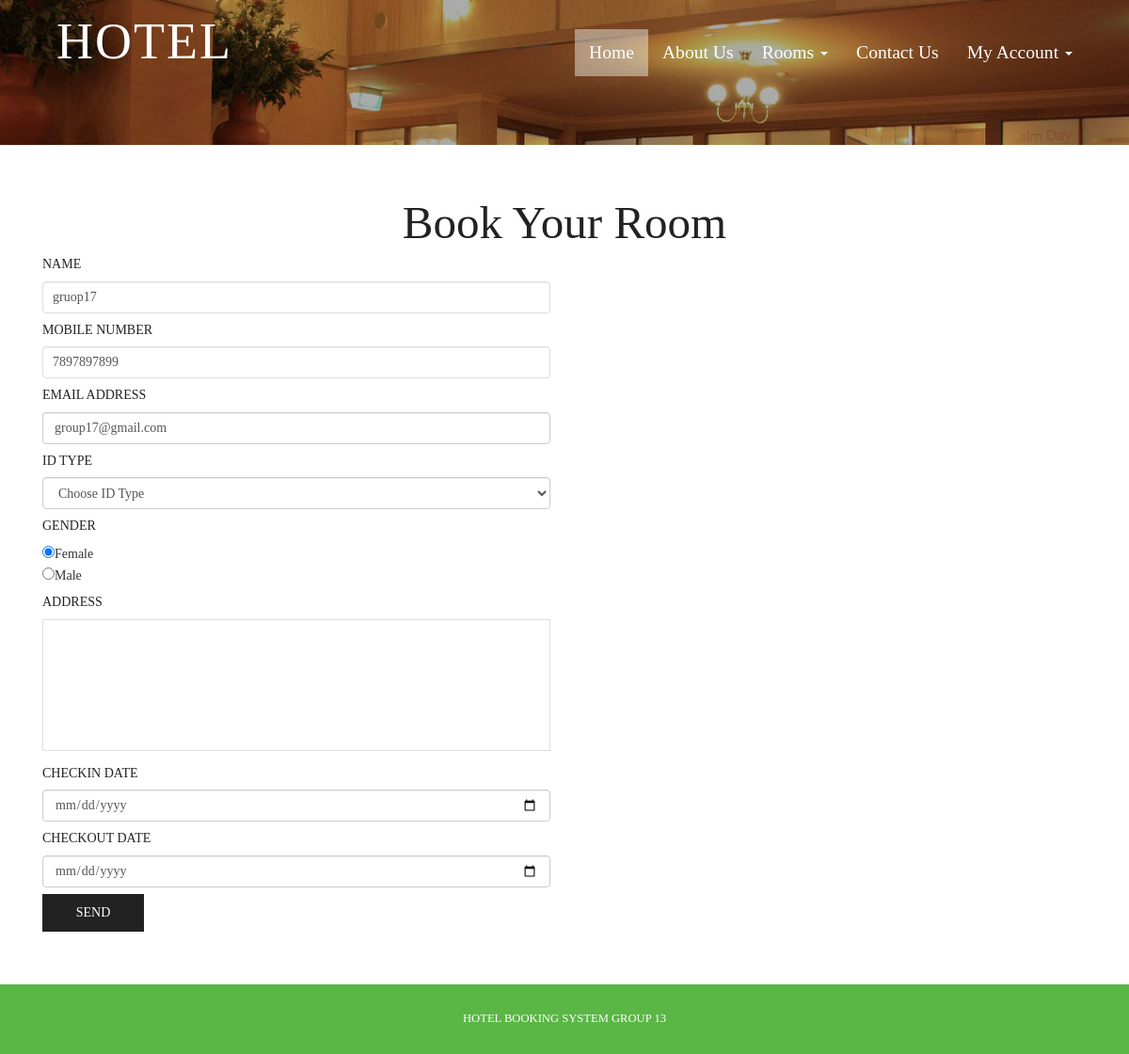
The page /book-room.php (signed in) on the database its author committed.
### tables this page shows
CREATE TABLE `tbluser` (
  `ID` int(10) NOT NULL,
  `FullName` varchar(200) DEFAULT NULL,
  `MobileNumber` bigint(10) DEFAULT NULL,
  `Email` varchar(120) DEFAULT NULL,
  `Password` varchar(120) DEFAULT NULL,
  `RegDate` timestamp NULL DEFAULT current_timestamp()
);

### book-room.php (the view, shortened to what this page needs)
<?php
include('includes/dbconnection.php');
if (strlen($_SESSION['hbmsuid']==0)) {
  header('location:logout.php');
  } else{
?>
<!DOCTYPE HTML>
<html>
<head>
<link href="css/bootstrap.css" rel="stylesheet" type="text/css" media="all">
<link href="css/style.css" rel="stylesheet" type="text/css" media="all" />
</head>
<body>
			<div class="header head-top">
				<div class="container">
			<?php include_once('includes/header.php');?>
		</div>
</div>
			<div class="content">
				<div class="contact">
				<div class="container">
					<h2>Book Your Room</h2>
				<div class="contact-grids">
						<div class="col-md-6 contact-right">
							<form method="post">
								<?php
$uid=$_SESSION['hbmsuid'];
$sql="SELECT * from  tbluser where ID=:uid";
$query = $dbh -> prepare($sql);
$query->bindParam(':uid',$uid,PDO::PARAM_STR);
$query->execute();
$results=$query->fetchAll(PDO::FETCH_OBJ);
$cnt=1;
if($query->rowCount() > 0)
{
foreach($results as $row)
{               ?>
								<h5>Name</h5>
								<input type="text"  value="<?php  echo $row->FullName;?>" name="name" class="form-control" required="true" readonly="true">
								<h5>Mobile Number</h5>
								<input type="text" name="phone" class="form-control" required="true" maxlength="10" pattern="[0-9]+" value="<?php  echo $row->MobileNumber;?>" readonly="true">
								<h5>Email Address</h5>
								<input  type="email" value="<?php  echo $row->Email;?>" class="form-control" name="email" required="true" readonly="true"><?php $cnt=$cnt+1;}} ?>
								<h5>ID Type</h5>
								<select  type="text" value="" class="form-control" name="idtype" required="true" class="form-control">
									<option value="">Choose ID Type</option>
									</select>
									<h5>Gender</h5>
								 <p style="text-align: left;"> <input type="radio"  name="gender" id="gender" value="Female" checked="true">Female</p>
                                 <p style="text-align: left;"> <input type="radio" name="gender" id="gender" value="Male">Male</p>
								<h5>Address</h5>
								 <textarea type="text" rows="10" name="address" required="true"></textarea>
								 <h5>Checkin Date</h5>
								<input  type="date" value="" class="form-control" name="checkindate" required="true">
								<h5>Checkout Date</h5>
								<input  type="date" value="" class="form-control" name="checkoutdate" required="true">
								 <input type="submit" value="send" name="submit">
						 	 </form>
						</div>
						<div class="clearfix"></div>
					</div>
				</div>
			</div>
			</div>
			<?php include_once('includes/footer.php');?>
</html><?php }  ?>

### css/style.css (style rules this page uses)
h1,h2,h3,h4,h5,h6 { padding:0 0; margin:0 0; }
p { padding:0 0; margin:0 0; }
body { padding:0 0; margin:0 0; font-family: 'OpenSans-Regular' }
.header { background:url(../images/banner1.jpg) no-repeat 0px 0px; background-size:cover; -webkit-background-size: cover; -moz-background-size: cover; -o-background-size: cover; -ms-background-size: cover; min-height:764px; padding-bottom: 4em; }
.head-top { min-height: 115px !important; }
.contact { padding: 4em 0; }
.contact h2 { font-size: 3.5em; text-transform: capitalize; font-family: 'Rancho-Regular'; color: #222; text-align:center; }
.contact-right h5 { font-size:1em; text-transform: uppercase; font-weight: 400; padding: 10px 0; color: #222; }
.contact-right input[type="text"] { width: 100%; padding: 10px 10px; font-size: 1em; outline: none; border: 1px solid #dcdee0; }
.contact-right textarea { width: 100%; padding: 10px 10px; font-size: 1em; height: 10em; resize: none; outline: none; border: 1px solid #dcdee0; }
.contact-right input[type="submit"] { width: 20%; font-size: 1em; text-transform: uppercase; background: #222; border: none; outline: none; margin-top: 0.5em; color: #fff; font-weight: 500; padding: 10px 0; }
@media (max-width:1440px) { .header { min-height: 679px; } }
@media (max-width:1366px) { .header { min-height: 652px; } }
@media (max-width:1280px) { .header { min-height: 602px; } }

### rows shown on the page
tbluser: name "gruop17", phone "7897897899", email "group17@gmail.com"
